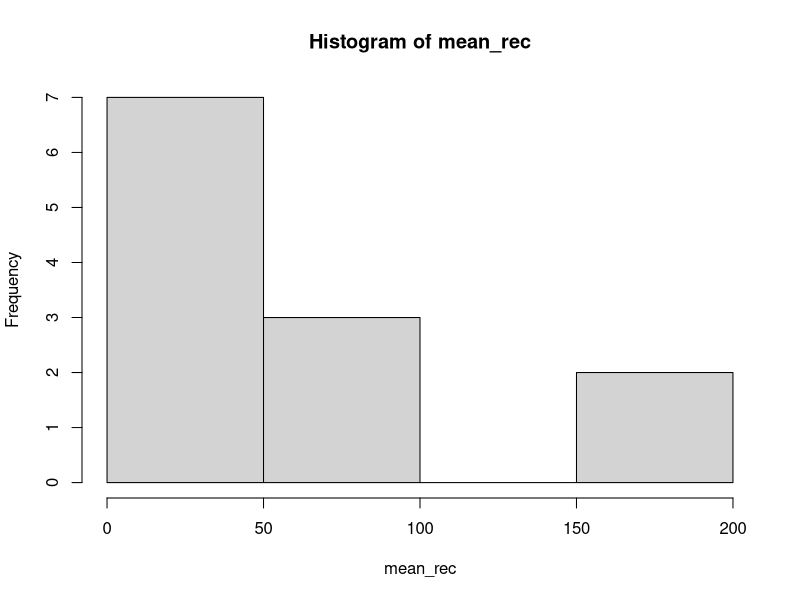
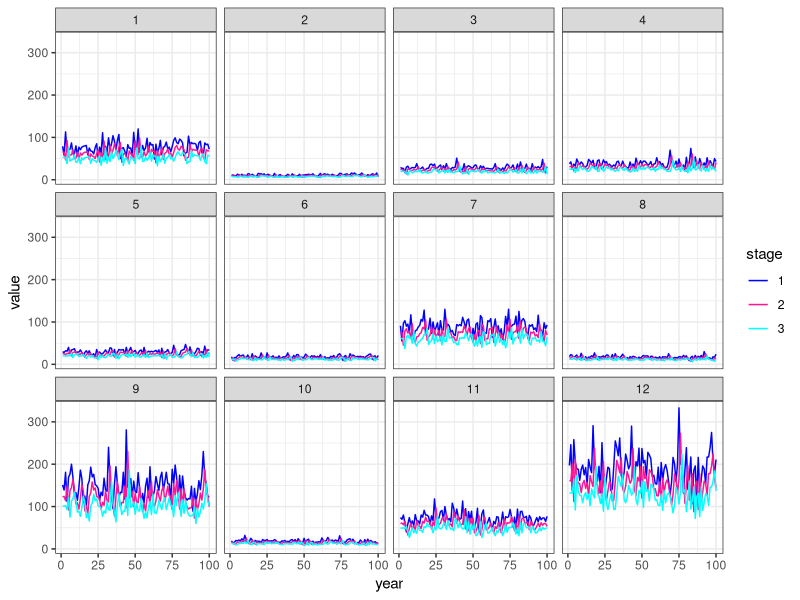
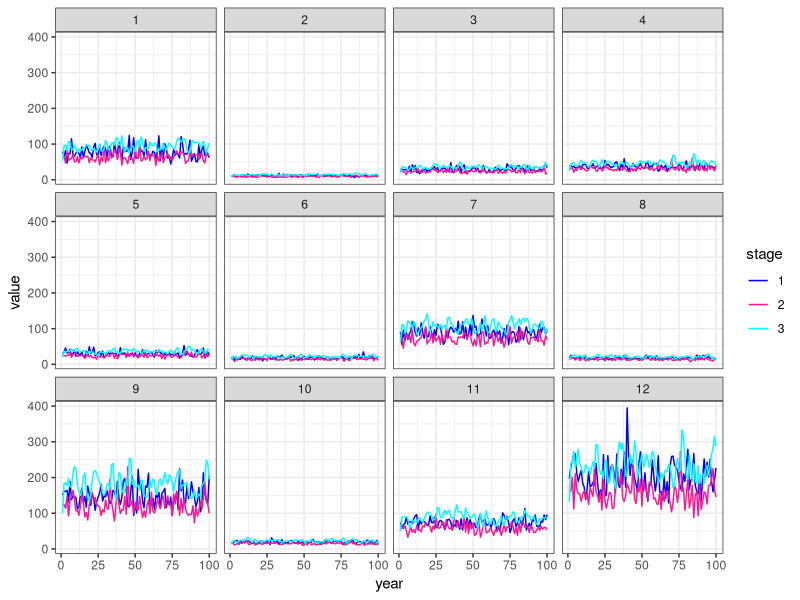
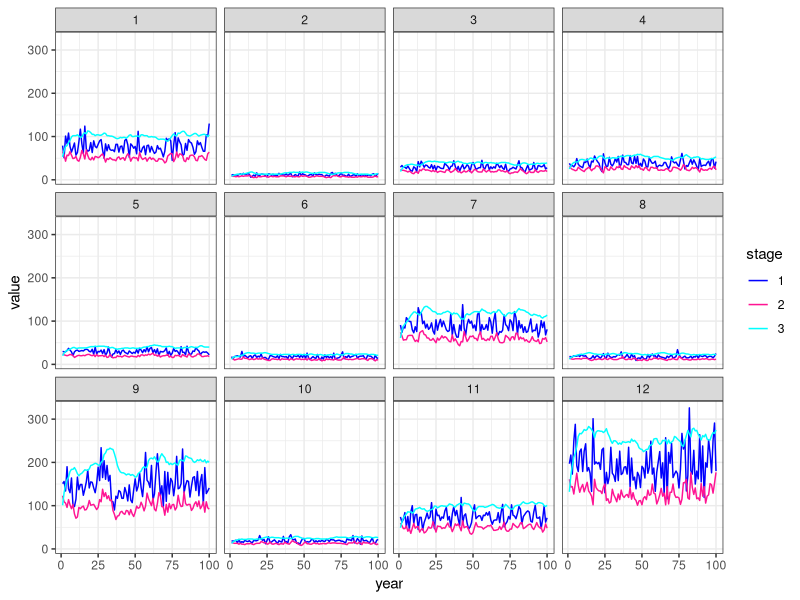
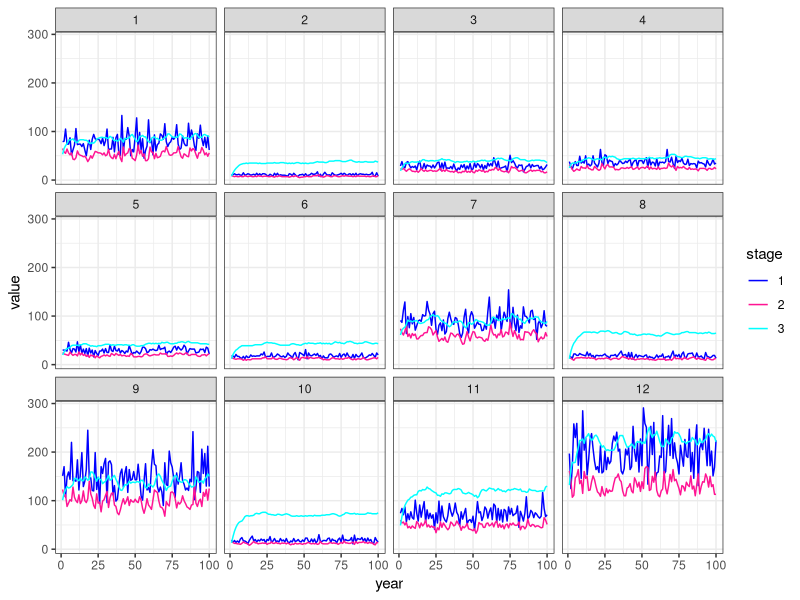
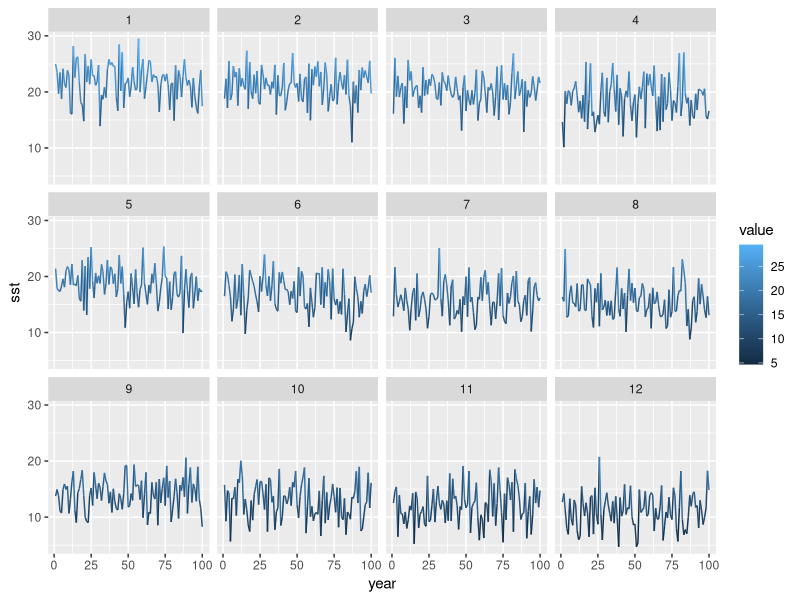
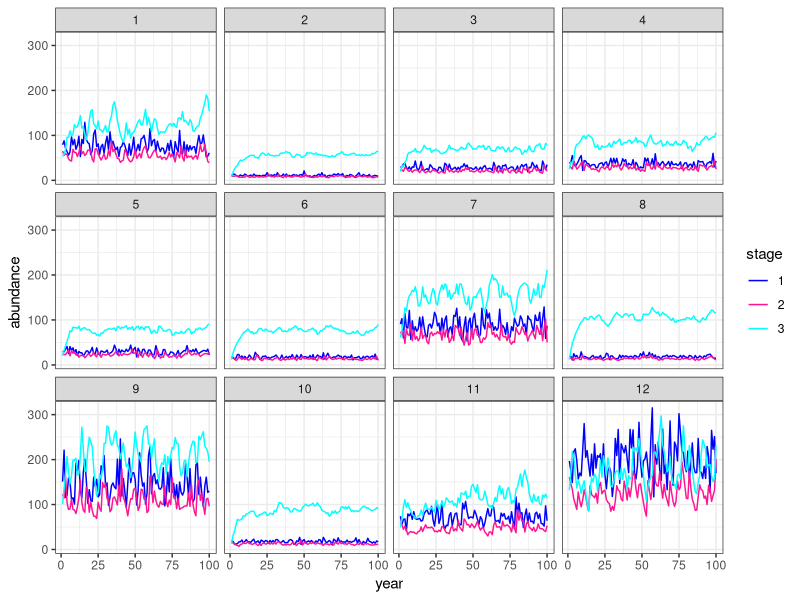
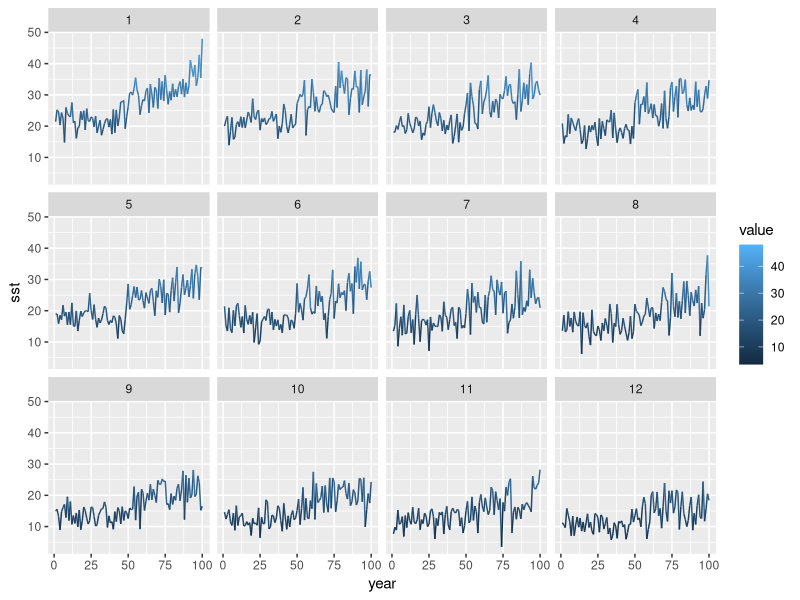

Generate these figures, in order, with R:
## ---- chunk 1
knitr::opts_chunk$set(echo = FALSE, warning = FALSE, message = FALSE)
## ---- chunk 2
set.seed(42)
library(tidyverse)
## ---- chunk 3
patches <- 12

m <- 0.2 # I use this slightly differently in later sims (not exponentiated anymore)

stages <- 3

years <- 100
# years_train <- 25
# years_proj <- 5

alpha <- 0.5

sigma_r <- 0.2

mean_rec <- rlnorm(patches, log(20),1)

hist(mean_rec)

n0 <- mean_rec * matrix(rep(exp(-m * (0:(stages - 1))),patches), nrow = patches, ncol = stages, byrow = TRUE)
## ---- chunk 4

# generate data

pop <- array(NA, dim = c(patches, stages, years))

pop[,,1] <- round(n0) # initialize first year  

for (y in 2:years){
  
  pop[,1,y] <- round(mean_rec * exp(rnorm(patches,-sigma_r^2/2, sigma_r))) # add recruits
  
  pop[,2:stages,y] <-   round(pop[,1:(stages-1),y-1] * exp(-m)) # currently assuming all individuals advance to the next stage every year 
  
}

popdf <- pop %>% 
  reshape::melt(varnames = c("patch","stage","year")) %>% 
  as.data.frame() %>% 
  mutate(stage = factor(stage))

popdf %>% 
  ggplot(aes(x=year, y=value, color=stage)) + 
  geom_line() + 
  facet_wrap(~patch) +
  theme_bw() +
  scale_color_manual(values=c('blue','deeppink','cyan'))

## ---- chunk 5

# generate data

pop_adults <- array(NA, dim = c(patches, stages, years))

pop_adults[,,1] <- round(n0) # initialize first year  

for (y in 2:years){
  
  pop_adults[,1,y] <- round(mean_rec * exp(rnorm(patches,-sigma_r^2/2, sigma_r))) # should we be keeping the recruits from last year that didn't grow? 
  
  pop_adults[,2,y] <-   round(pop[,1,y-1] * exp(-m)) # intermediate stage is just a function of recruits (assume all survivors transition stage)
  
  pop_adults[,3,y] <- round(pop[,2,y-1] * exp(-m)) + round(pop[,3,y-1] * exp(-m)) # sum adults and juveniles from previous year, minus mortality
  
}

pop_adultsdf <- pop_adults %>% 
  reshape::melt(varnames = c("patch","stage","year")) %>% 
  as.data.frame() %>% 
  mutate(stage = factor(stage))

pop_adultsdf %>% 
  ggplot(aes(x=year, y=value, color=stage)) + 
  geom_line() + 
  facet_wrap(~patch) +
  theme_bw() +
  scale_color_manual(values=c('blue','deeppink','cyan'))
## ---- chunk 6

gY <- 0.5 # transition rate into young adults

gA <- 0.5 # transition rate into adults

pop_growth <- array(NA, dim = c(patches, stages, years))

pop_growth[,,1] <- round(n0) # initialize first year  

for (y in 2:years){
  
  # recruits
  pop_growth[,1,y] <- round(mean_rec * exp(rnorm(patches,-sigma_r^2/2, sigma_r)))
  
  # young adults / large juvs
  pop_growth[,2,y] <- round(pop_growth[,1,y-1] * (1 - m) * gY) + # recruits, less mortality, plus growth into this stage
    round(pop_growth[,2,y-1] * (1 - m) * (1 - gA)) # this life stage last year less individuals that died or grew out 
  
  # adults
  pop_growth[,3,y] <- round(pop_growth[,2,y-1] * (1 - m) * gA) + # previous stage 
    round(pop_growth[,3,y-1] * (1 - m))
}

pop_growthdf <- pop_growth %>% 
  reshape::melt(varnames = c("patch","stage","year")) %>% 
  as.data.frame() %>% 
  mutate(stage = factor(stage))

pop_growthdf %>% 
  ggplot(aes(x=year, y=value, color=stage)) + 
  geom_line() + 
  facet_wrap(~patch) +
  theme_bw() +
  scale_color_manual(values=c('blue','deeppink','cyan'))
## ---- chunk 7

gY <- 0.5 # transition rate into young adults

gA <- 0.5 # transition rate into adults

spill <- 0.1

pop_spill <- array(NA, dim = c(patches, stages, years))

pop_spill[,,1] <- round(n0) # initialize first year  

for (y in 2:years){
  
  # recruits
  pop_spill[,1,y] <- round(mean_rec * exp(rnorm(patches,-sigma_r^2/2, sigma_r)))
  
  # young adults / large juvs
  pop_spill[,2,y] <- round(pop_spill[,1,y-1] * (1 - m) * gY) + # recruits, less mortality, plus growth into this stage
    round(pop_spill[,2,y-1] * (1 - m) * (1 - gA)) # this life stage last year less individuals that died or grew out 
  
  for(p in 1:patches) {
    # adults
    
    # add reflecting cases for edge patches
    if(p == 1) {
      pop_spill[p,3,y] <- round(pop_spill[p,2,y-1] * (1 - m) * gA) + # young adults in patch
        round(pop_spill[p,3,y-1] * (1 - m) * (1 - spill)) + # adults in patch, minus mortality and spillover (only to one patch)
        round(pop_spill[p+1,3,y-1] * (1 - m) * spill) # and patch above
    }
    
    else if(p == patches) {
      pop_spill[p,3,y] <- round(pop_spill[p,2,y-1] * (1 - m) * gA) + # young adults in patch
        round(pop_spill[p,3,y-1] * (1 - m) * (1 - spill)) + # adults in patch, minus mortality and spillover (only to one patch)
        round(pop_spill[p-1,3,y-1] * (1 - m) * spill) # and patch below
    }
    
    else{
      pop_spill[p,3,y] <- round(pop_spill[p,2,y-1] * (1 - m) * gA) + # young adults in patch
        round(pop_spill[p,3,y-1] * (1 - m) * (1 - 2*spill)) + # adults in patch, minus mortality and spillover x2
        round(pop_spill[p-1,3,y-1] * (1 - m) * spill) + # add dispersal from patch below
        round(pop_spill[p+1,3,y-1] * (1 - m) * spill) # and patch above
    }
  }
}

pop_spilldf <- pop_spill %>% 
  reshape::melt(varnames = c("patch","stage","year")) %>% 
  as.data.frame() %>% 
  mutate(stage = factor(stage))

pop_spilldf %>% 
  ggplot(aes(x=year, y=value, color=stage)) + 
  geom_line() + 
  facet_wrap(~patch) +
  theme_bw() +
  scale_color_manual(values=c('blue','deeppink','cyan'))
## ---- chunk 8

width <- 5 # sensitivity to temperature variation 

sstopt <- 18 # temp at which growth is maximized

growth <- function(sst) {exp(-0.5 * ((sst - sstopt)/width)^2)}

spill <- 0.1

sst <- array(NA, dim = c(patches, years))
gY <- array(NA, dim = c(patches, years))
gA <- array(NA, dim = c(patches, years))
tmp <- sort(1:patches, decreasing=TRUE) # flip order so the highest sst is at the lowest patches (representing lat)

for(p in 1:patches){
  for(y in 1:years){
    sst[p, y] <- rnorm(n=1, mean=(tmp[p]+10), sd=3) # adding vaguely realistic SSTs for the mid-Atlantic
    gY[p, y] <- growth(sst[p, y]) # calculate array of growth rates 
    gA[p, y] <- growth(sst[p, y])
    
  }
}

pop_Tgrowth <- array(NA, dim = c(patches, stages, years))

pop_Tgrowth[,,1] <- round(n0) # initialize first year  

for (y in 2:years){
  for(p in 1:patches) {
    # recruits
    pop_Tgrowth[,1,y] <- round(mean_rec * exp(rnorm(patches,-sigma_r^2/2, sigma_r)))
    
    # young adults / large juvs
    pop_Tgrowth[p,2,y] <- round(pop_Tgrowth[p,1,y-1] * (1 - m) * gY[p, y-1]) + # recruits, less mortality, plus growth into this stage
      round(pop_Tgrowth[p,2,y-1] * (1 - m) * (1 - gA[p, y-1])) # this life stage last year less individuals that died or grew out 
    
    # adults
    
    # add reflecting cases for edge patches
    if(p == 1) {
      pop_Tgrowth[p,3,y] <- round(pop_Tgrowth[p,2,y-1] * (1 - m) * gA[p, y-1]) + # young adults in patch
        round(pop_Tgrowth[p,3,y-1] * (1 - m) * (1 - spill)) + # adults in patch, minus mortality and spillover (only to one patch)
        round(pop_Tgrowth[p+1,3,y-1] * (1 - m) * spill) # and patch above
    }
    
    else if(p == patches) {
      pop_Tgrowth[p,3,y] <- round(pop_Tgrowth[p,2,y-1] * (1 - m) * gA[p, y-1]) + # young adults in patch
        round(pop_Tgrowth[p,3,y-1] * (1 - m) * (1 - spill)) + # adults in patch, minus mortality and spillover (only to one patch)
        round(pop_Tgrowth[p-1,3,y-1] * (1 - m) * spill) # and patch below
    }
    
    else{
      pop_Tgrowth[p,3,y] <- round(pop_Tgrowth[p,2,y-1] * (1 - m) * gA[p, y-1]) + # young adults in patch
        round(pop_Tgrowth[p,3,y-1] * (1 - m) * (1 - 2*spill)) + # adults in patch, minus mortality and spillover x2
        round(pop_Tgrowth[p-1,3,y-1] * (1 - m) * spill) + # add dispersal from patch below
        round(pop_Tgrowth[p+1,3,y-1] * (1 - m) * spill) # and patch above
    }
  }
}

pop_Tgrowthdf <- pop_Tgrowth %>% 
  reshape::melt(varnames = c("patch","stage","year")) %>% 
  as.data.frame() %>% 
  mutate(stage = factor(stage))

# plot lat temp gradient

sst %>% 
  reshape::melt(varnames=c("patch","year")) %>% 
  ggplot(aes(x=year, y=value, color=value)) + 
  facet_wrap(~patch) + 
  geom_line()+
  labs(y="sst")

pop_Tgrowthdf %>% 
  ggplot(aes(x=year, y=value, color=stage)) + 
  geom_line() + 
  facet_wrap(~patch) +
  theme_bw() +
  scale_color_manual(values=c('blue','deeppink','cyan'))+
  labs(y="abundance")
## ---- chunk 9

width <- 4 # sensitivity to temperature variation 

sstopt <- 18 # temp at which growth is maximized

growth <- function(sst) {exp(-0.5 * ((sst - sstopt)/width)^2)}

spill <- 0.1

sst <- array(NA, dim = c(patches, years))
gY <- array(NA, dim = c(patches, years))
gA <- array(NA, dim = c(patches, years))

tmp <- sort(1:patches, decreasing=TRUE) # flip order so the highest sst is at the lowest patches (representing lat)
for(p in 1:patches){
  for(y in 1:years){
    
    if(y < 50){
      sst[p, y] <- rnorm(n=1, mean=(tmp[p]+10), sd=3)
    } # adding vaguely realistic SSTs for the mid-Atlantic
    
    else{
      sst[p, y] <- rnorm(n=1, mean=(tmp[p]+10), sd=3)*exp(y / 200) # adding warming; rescaling exponent to something sane
    }
    gY[p, y] <- growth(sst[p, y]) # calculate array of growth rates 
    gA[p, y] <- growth(sst[p, y]) 
  }
}

pop_cc <- array(NA, dim = c(patches, stages, years))

pop_cc[,,1] <- round(n0) # initialize first year  

for (y in 2:years){
  for(p in 1:patches) {
    # recruits
    pop_cc[,1,y] <- round(mean_rec * exp(rnorm(patches,-sigma_r^2/2, sigma_r)))
    
    # young adults / large juvs
    pop_cc[p,2,y] <- round(pop_cc[p,1,y-1] * (1 - m) * gY[p, y-1]) + # recruits, less mortality, plus growth into this stage
      round(pop_cc[p,2,y-1] * (1 - m) * (1 - gA[p, y-1])) # this life stage last year less individuals that died or grew out 
    
    # adults
    
    # add reflecting cases for edge patches
    if(p == 1) {
      pop_cc[p,3,y] <- round(pop_cc[p,2,y-1] * (1 - m) * gA[p, y-1]) + # young adults in patch
        round(pop_cc[p,3,y-1] * (1 - m) * (1 - spill)) + # adults in patch, minus mortality and spillover (only to one patch)
        round(pop_cc[p+1,3,y-1] * (1 - m) * spill) # and patch above
    }
    
    else if(p == patches) {
      pop_cc[p,3,y] <- round(pop_cc[p,2,y-1] * (1 - m) * gA[p, y-1]) + # young adults in patch
        round(pop_cc[p,3,y-1] * (1 - m) * (1 - spill)) + # adults in patch, minus mortality and spillover (only to one patch)
        round(pop_cc[p-1,3,y-1] * (1 - m) * spill) # and patch below
    }
    
    else{
      pop_cc[p,3,y] <- round(pop_cc[p,2,y-1] * (1 - m) * gA[p, y-1]) + # young adults in patch
        round(pop_cc[p,3,y-1] * (1 - m) * (1 - 2*spill)) + # adults in patch, minus mortality and spillover x2
        round(pop_cc[p-1,3,y-1] * (1 - m) * spill) + # add dispersal from patch below
        round(pop_cc[p+1,3,y-1] * (1 - m) * spill) # and patch above
    }
  }
}

pop_ccdf <- pop_cc %>% 
  reshape::melt(varnames = c("patch","stage","year")) %>% 
  as.data.frame() %>% 
  mutate(stage = factor(stage))

# plot lat temp gradient

sst %>% 
  reshape::melt(varnames=c("patch","year")) %>% 
  ggplot(aes(x=year, y=value, color=value)) + 
  facet_wrap(~patch) + 
  geom_line() +
  labs(y="sst")

pop_ccdf %>% 
  ggplot(aes(x=year, y=value, color=stage)) + 
  geom_line() + 
  facet_wrap(~patch) +
  theme_bw() +
  scale_color_manual(values=c('blue','deeppink','cyan')) +
  labs(y="abundance")
